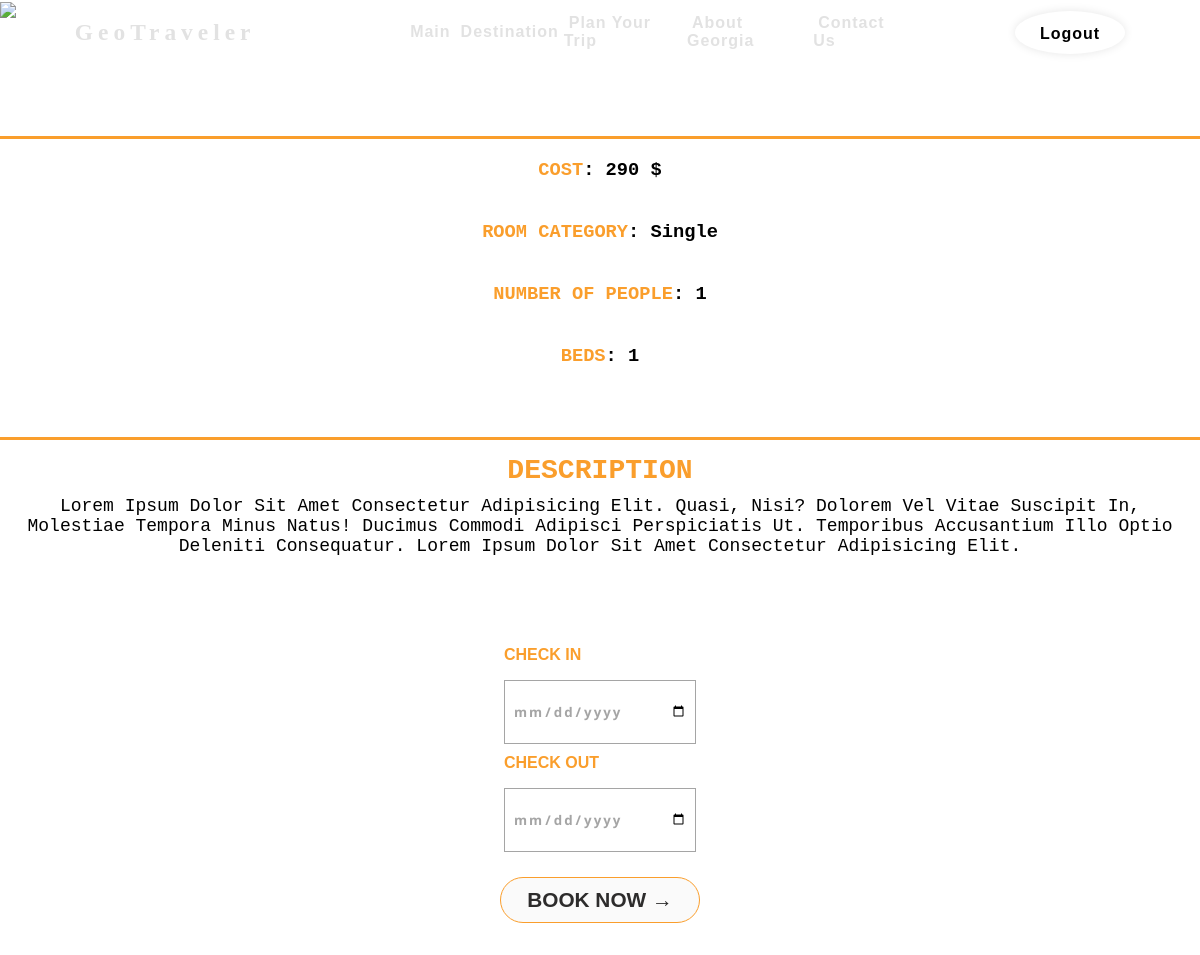
The app's page /bookroom.php?hotelID=1&roomID=2 (signed in) with its own data.
### tables this page shows
CREATE TABLE `room` (
  `roomid` int(11) NOT NULL,
  `roomPhoto` longblob,
  `roomDescr` varchar(1025) DEFAULT NULL,
  `hotelID` int(11) DEFAULT NULL,
  `cost` int(11) DEFAULT NULL,
  `roomCategory` varchar(500) DEFAULT NULL,
  `rooms` int(11) DEFAULT NULL,
  `personNum` int(11) DEFAULT NULL,
  `reserved` int(11) NOT NULL
);

### back-end/php/config.php (called while the page is built, shortened)
<?php
require_once 'crud.php';
require_once 'user.php';
$crud = new crud($pdo);
?>

### back-end/php/crud.php (called while the page is built, shortened)
<?php
require_once 'config.php';
class crud{
   private $db;
   function __construct($conn){
          $this->db = $conn;
   }
   public function getRoom($hotelID,$roomid){
      try{
          $sql = "SELECT * FROM geotraveler.room WHERE hotelID = '$hotelID' AND roomid = '$roomid' ";
          $res = $this->db->query($sql);
          return $res;
      }catch(PDOException $e){
          echo $e->getMessage();
          return false;
      }
   }
}
?>

### bookroom.php (the view, shortened to what this page needs)
<?php
require_once dirname(__FILE__).'/back-end/php/crud.php';
if(isset($_SESSION["loggedin"]) && $_SESSION["loggedin"] === true){
$hotelid = $_GET['hotelID'];
$roomid = $_GET['roomID'];
$roomInfo = $crud->getRoom($hotelid,$roomid);
$result = $roomInfo->fetch(PDO::FETCH_ASSOC);
}else{
    echo "<script> window.alert('ERROR please login!!!'); window.location.replace('loginForm.php'); </script>";
}
?>
<!doctype html>
<html lang="en">
<head>
    <link rel="stylesheet" href="https://cdnjs.cloudflare.com/ajax/libs/font-awesome/5.13.0/css/all.min.css">
    <link rel="stylesheet" href="css/PlanYourTripFrontCSS.css">
    <link rel="stylesheet" href="css/bookroomstyle.css">
</head>
<body>
    <div class="header">
        <NAV>
            <div class="logo">
                <a href="index.php"><h3>GeoTraveler</h3></a>
            </div>
            <ul class="nav-links">
                <li><a href="index.php"> Main </a></li>
                <li><a href="destination.php"> Destination </a></li>
                <li><a href="PlanYourTrip.php"> Plan Your Trip </a></li>
                <li><a href="AboutGeorgia.php"> About Georgia </a></li>
                <li><a href="contactus.php"> Contact Us </a></li>
                <li>
                <?php
                if(isset($_SESSION["loggedin"]) && $_SESSION["loggedin"] === true){
                   echo ' <li> <a style=\'color : white\' href="userProfile.php">   My Account  </a>  </li>';
                   echo ' <label id="LoginF" for="show" class="show-btn"><a style=\'color : black; background-color: white;\' href="logout.php">   Logout  </a></label>';
                }else{
                    echo ' <label id="LoginF" for="show" class="show-btn"><a style=\'color : black; background-color: white;\' href="loginForm.php">   Login  </a>  </label>  ';
                }
                ?>
                </li>
            </ul>
        </NAV>
    </div>
    <div class="hotelhero">
        <div class="main">
            <img src="./images/hotelbanner.png" style = "width:100%;">
        </div>
    </div>
    <div class="slideshow-container">
        <a class="prev" onclick="plusSlides(-1)">&#10094;</a>
        <a class="next" onclick="plusSlides(1)">&#10095;</a>
    </div>
    <br>
    <div class="maininfobox">
    <div class="infobox">
        <div class="innerinfo">
            <h3 class="outer">Cost</h3>
            <h3>: <?php echo $result['cost']; ?> $</h3>
        </div>
        <div class="innerinfo">
            <h3 class="outer">Room Category</h3>
            <h3>: <?php echo $result['roomCategory']; ?> </h3>
        </div>
        <div class="innerinfo">
            <h3 class="outer">Number of People</h3>
            <h3>: <?php echo $result['personNum']; ?> </h3>
        </div>
        <div class="innerinfo">
            <h3 class="outer">Beds</h3>
            <h3>: <?php echo $result['rooms']; ?> </h3>
        </div>
    </div>
    <div class="description">
        <div class="deschead">
            <h3>description</h3>
        </div>
        <div class="descbox">
            <p>
            <?php echo $result['roomDescr']; ?>
            </p>
        </div>
    </div>
    </div>
    <div class="dateclass">
    <form action="" Method = "POST">
    <div class="date">
        <label for ="check-in" class="input-label">Check in</label>
        <input name = "checkIn" type="date" class="input" id = "check-in">
    </div>
    <div class="date">
        <label for ="check-out" class="input-label">Check out</label>
        <input name = "checkOut" type="date" class="input" id = "check-out">
    </div>
    </div>
    <div class="btnclass">
        <button id = "subBtn" name="submitt" class="btn rooms-btn book" disabled>Book now &rarr;</button>
    </div>
<body>

### css/PlanYourTripFrontCSS.css (style rules this page uses)
*, *::before, *::after { margin: 0; padding: 0; box-sizing: border-box; }
:root { --dark-color: #2d2c2c; --purple-solid: #350a4f; --purple-transparent: rgba(53, 10, 79, .7); --purple-transparent-alt: rgba(53, 10, 79, .5); --purple-light: #8f50fb; --yellow-solid: #fa9e2c; --gradient-color: linear-gradient(to right, var(--yellow-solid), var(--purple-light)); --gradient-color-alt: linear-gradient(to right, var(--purple-light), var(--yellow-solid)); }
.show-btn { background: none; padding: 10px 20px; font-size: 20px; font-weight: 500; color: #3498db; cursor: pointer; box-shadow: 0px 0px 10px rgba(0,0,0,0.1); border-radius: 50%; background-color: #fff; }
.btn { color: #fff; font-size: 1.3rem; font-weight: bold; text-transform: uppercase; padding: .5rem 3.5rem; border: none; border-radius: 10rem; display:inline-flex; align-items: center; margin-bottom: 20px; }
nav { position: fixed; width:100%; display: flex; justify-content: space-around; align-items: center; min-height:8vh; font-family: 'Poppins', sans-serif; z-index: 10; }
.logo { color:rgb(226, 226, 226); text-transform: capitalize; letter-spacing: 5px; font-size:20px; font-family: cursive; }
.logo a { text-decoration: none; color:rgb(226, 226, 226); }
.nav-links { display:flex; align-items: center; justify-content: space-around; width: 45%; }
.nav-links li { list-style: none; display: inline-block; }
.nav-links a { color:rgb(226, 226, 226); text-decoration:none; letter-spacing: 1px; font-weight:bold; font-size:16px; transition: 0.6s ease; border: 1px transparent; padding: 5px; }
.input-label { display:block; font-size: 1.3rem; text-transform: uppercase; color: #fff; font-weight: bold; margin-bottom: 1rem; }
.input, .options { outline: none; border: none; width: 100%; min-height: 4rem; padding: 0.5rem; font-weight: bold; color: #a5a5a5; letter-spacing: 2px; font-family: "Open Sans", sans-serif; }
::placeholder { color: inherit; }
.rooms-btn { color:var(--dark-color); padding: 0; transition: color .5s; }
@media screen and (max-width:1381px) { .nav-links { width: 60%; } }
@media screen and (min-width:1000px) { .input, .options { min-width: 4rem; } }
@media screen and (min-width:1200px) { .input, .options { min-width: 12rem; } }

### records on screen
room: cost "290", roomCategory "Single", personNum "1", rooms "1", roomDescr "Lorem Ipsum Dolor Sit Amet Consectetur Adipisicing Elit. Quasi, Nisi? Dolorem Vel Vitae Suscipit In, Molestiae Tempora Minus Natus! Ducimus Commodi Adipisci Perspiciatis Ut. Temporibus Accusantium Illo Optio Deleniti Consequatur. Lorem Ipsum Dolor Sit Amet Consectetur Adipisicing Elit."
